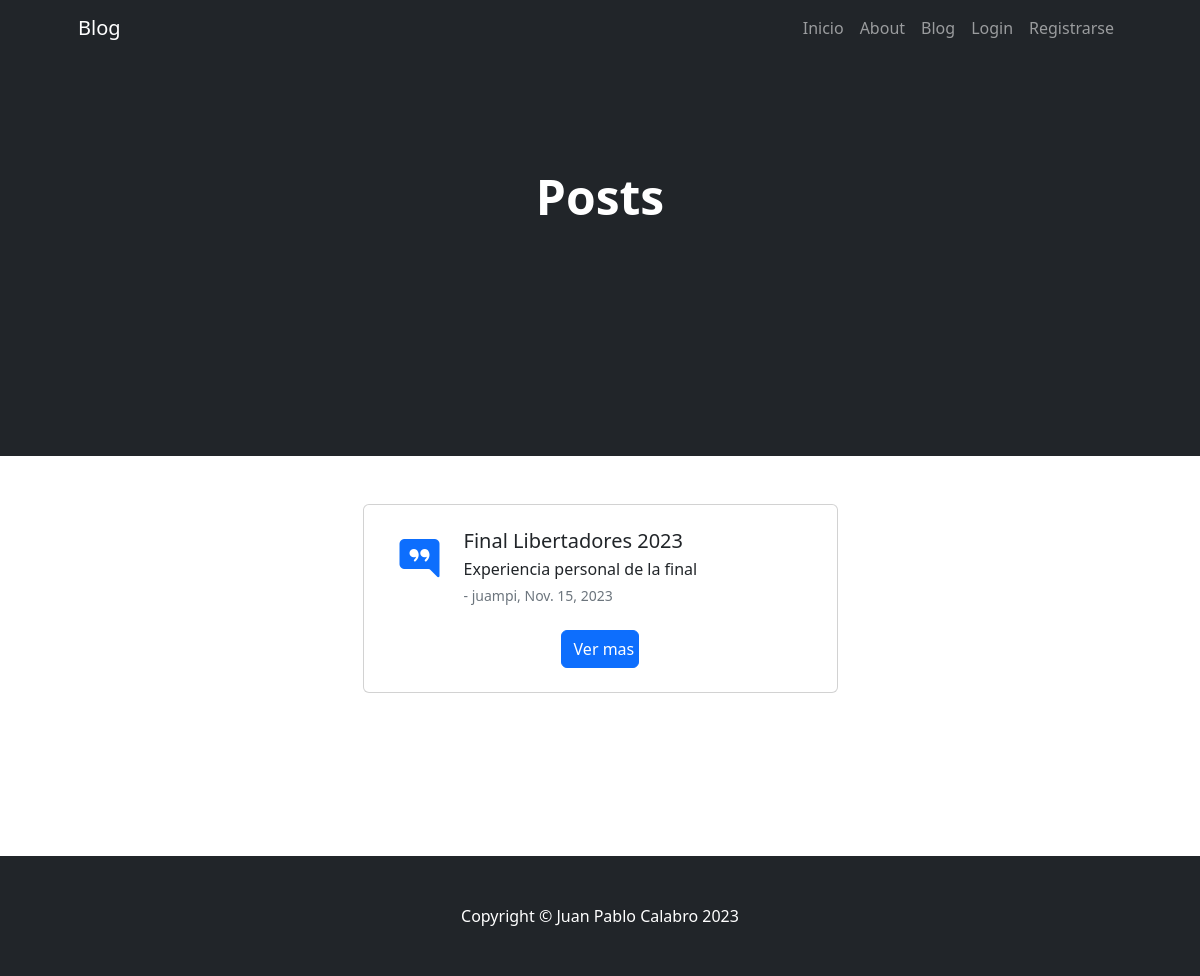
Page /pages/ on the earlier database version.
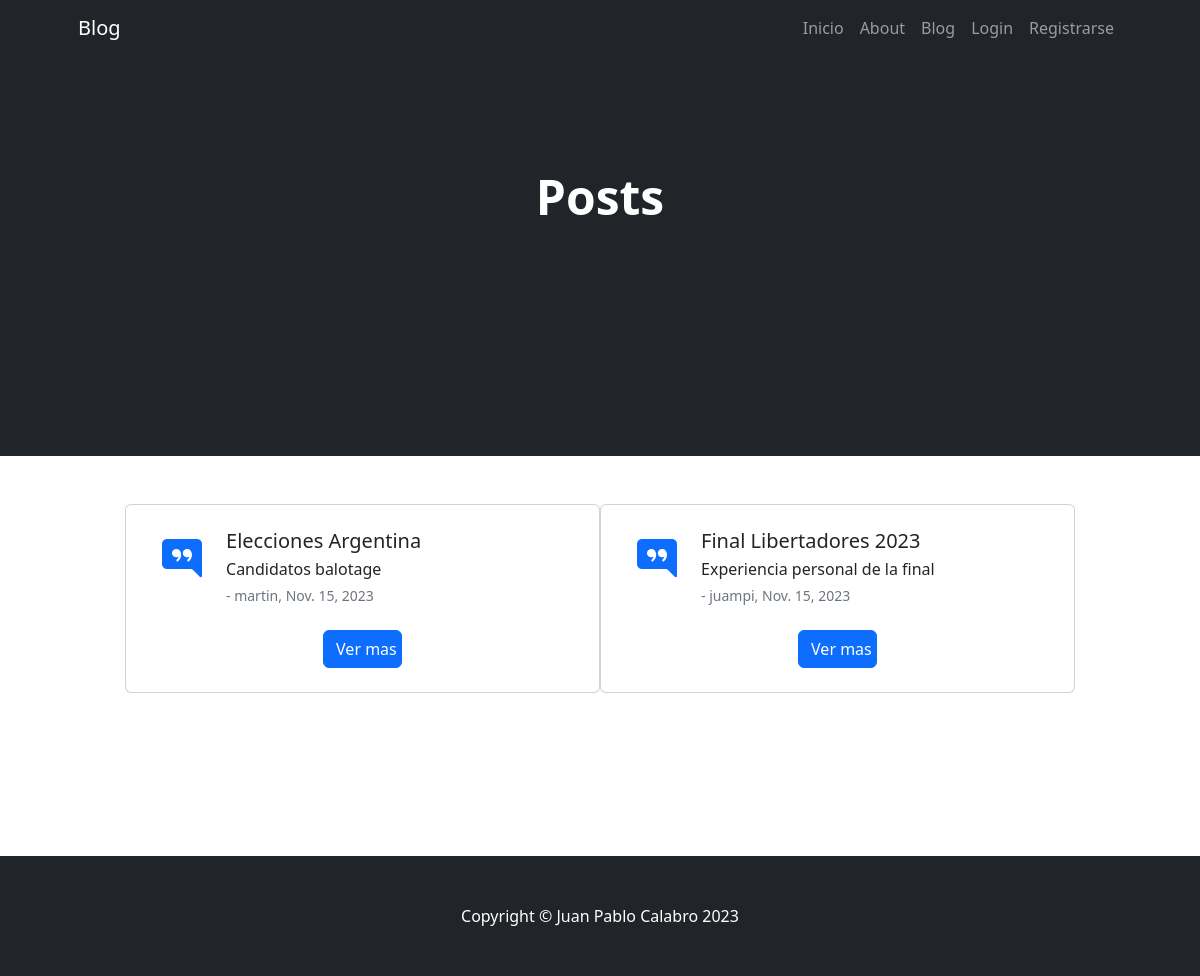
Same page on the later database version.
### blog/models.py (models this page shows)
class Articulo(models.Model):
    titulo = models.CharField(max_length=40)
    subtitulo = models.CharField(max_length=40)
    categoria = models.CharField(max_length=40, choices=categoria_options, null=False, blank=False)
    autor = models.CharField(max_length=40, null=False, default='')
    fecha = models.DateField(default=date.today())
    cuerpo = models.CharField(max_length=255)

### blog/views.py (the view)
# urls.py: path('',PostListView.as_view(), name="blog"),
class PostListView(ListView):
    model = Articulo
    template_name = 'blog/articulos_lista.html'
    def get_context_data(self, **kwargs: Any):
        context = super().get_context_data(**kwargs)
        context['count'] = self.get_queryset().count()
        return context

### blog/templates/blog/articulos_lista.html (shortened to what this page needs)
{% extends "base.html" %} {% load static %} {% block contenido %}
<main class="bg-dark py-5" style="min-height: 50vh !important">
  <div class="container px-5">
    <div class="row gx-5 justify-content-center">
      <div class="col-lg-6">
        <div class="text-center my-5">
          <h1 class="display-5 fw-bolder text-white pt-3 mb-2">Posts</h1>
        </div>
      </div>
    </div>
  </div>
</main>
<section class="container justify-content-center bg-ligth py-5" style="min-height: 50vh !important">
  {% if object_list.count == 0 %}
  <div class="container text-center p-5">
    <h2>No hay articulos.</h2>
  </div>
  {% else %}
  <div class="row justify-content-center">
    {% for articulo in object_list %}
    <div class="col-5 card mb-4">
      <div class="card-body p-4">
        <div class="d-flex">
          <div class="flex-shrink-0">
            <i class="bi bi-chat-right-quote-fill text-primary fs-1"></i>
          </div>
          <div class="ms-4">
            <h5 class="mb-1">{{articulo.titulo}}</h5>
            <p class="mb-1">{{articulo.subtitulo}}</p>
            <div class="small text-muted">
              - {{articulo.autor}}, {{articulo.fecha}}
            </div>
          </div>
        </div>
      </div>
      <div class="row justify-content-center">
        <button class="col-2 mb-4 btn btn-primary">
          <a class="navbar-brand" href="{% url 'detail-post' articulo.id %}">Ver mas</a>
        </button>
      </div>
    </div>
    {% endfor %}
  </div>
  {% endif %}
</section>
{% endblock %}

### templates_base/base.html (shortened to what this page needs)
<!DOCTYPE html>
<html lang="en">
    <head>
        {% load static %}
        <link href="https://cdn.jsdelivr.net/npm/bootstrap-icons@1.4.1/font/bootstrap-icons.css" rel="stylesheet" />
        <link href="{% static 'css/styles.css' %}" rel="stylesheet" />
    </head>
    <body>
        <nav class="navbar navbar-expand-lg navbar-dark bg-dark">
            <div class="container px-5">
                <a class="navbar-brand" href="{% url 'inicio' %}">Blog</a>
                <div class="collapse navbar-collapse" id="navbarSupportedContent">
                    <ul class="navbar-nav ms-auto mb-2 mb-lg-0">
                        <li class="nav-item"><a class="nav-link" aria-current="page" href="{% url 'inicio' %}">Inicio</a></li>
                        <li class="nav-item"><a class="nav-link" aria-current="page" href="{% url 'about' %}">About</a></li>
                        <li class="nav-item"><a class="nav-link" aria-current="page" href="{% url 'blog' %}">Blog</a></li>
                        {% if user.is_authenticated %}
                        <li class="nav-item"><a class="nav-link" href="{% url 'mis-posts' %}">Mis posts</a></li>
                        <li class="nav-item"><a class="nav-link" href="{% url 'perfil' %}">Perfil</a></li>
                        <li class="nav-item"><a class="nav-link" href="{% url 'logout' %}">Logout</a></li>
                        {% else %}
                        <li class="nav-item"><a class="nav-link" href="{% url 'login' %}">Login</a></li>
                        <li class="nav-item"><a class="nav-link" href="{% url 'registro' %}">Registrarse</a></li>
                        {% endif %}
                    </ul>
                </div>
            </div>
        </nav>
        {% block contenido %}
        {% endblock %}
        <footer class="py-5 bg-dark">
            <div class="container px-5"><p class="m-0 text-center text-white">Copyright &copy; Juan Pablo Calabro 2023</p></div>
        </footer>
    </body>
</html>

Differences in the rows shown:
added Articulo: titulo "Elecciones Argentina", subtitulo "Candidatos balotage", autor "martin", fecha "Nov. 15, 2023"
